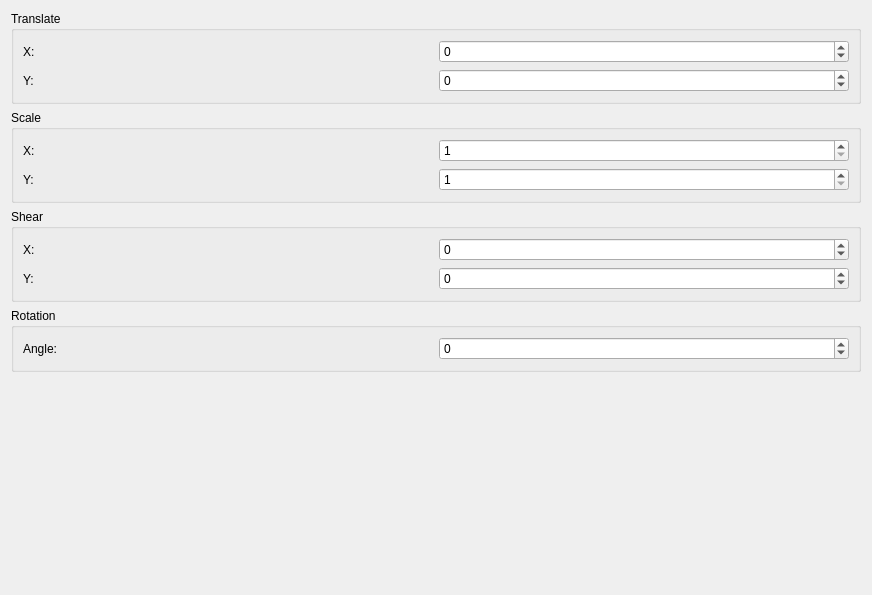
<?xml version="1.0" encoding="UTF-8"?>
<ui version="4.0">
 <class>Widget</class>
 <widget class="QWidget" name="Widget">
  <property name="geometry">
   <rect>
    <x>0</x>
    <y>0</y>
    <width>872</width>
    <height>595</height>
   </rect>
  </property>
  <property name="windowTitle">
   <string>Widget</string>
  </property>
  <layout class="QHBoxLayout" name="horizontalLayout_9">
   <item>
    <layout class="QVBoxLayout" name="viewLayout"/>
   </item>
   <item>
    <layout class="QVBoxLayout" name="verticalLayout_5">
     <item>
      <widget class="QGroupBox" name="groupBox">
       <property name="title">
        <string>Translate</string>
       </property>
       <layout class="QVBoxLayout" name="verticalLayout">
        <item>
         <layout class="QHBoxLayout" name="horizontalLayout">
          <item>
           <widget class="QLabel" name="label">
            <property name="text">
             <string>X:</string>
            </property>
           </widget>
          </item>
          <item>
           <widget class="QSpinBox" name="xTranslateSpinbox">
            <property name="minimum">
             <number>-99</number>
            </property>
           </widget>
          </item>
         </layout>
        </item>
        <item>
         <layout class="QHBoxLayout" name="horizontalLayout_2">
          <item>
           <widget class="QLabel" name="label_2">
            <property name="text">
             <string>Y:</string>
            </property>
           </widget>
          </item>
          <item>
           <widget class="QSpinBox" name="yTranslateSpinbox">
            <property name="minimum">
             <number>-99</number>
            </property>
           </widget>
          </item>
         </layout>
        </item>
       </layout>
      </widget>
     </item>
     <item>
      <widget class="QGroupBox" name="groupBox_2">
       <property name="title">
        <string>Scale</string>
       </property>
       <layout class="QVBoxLayout" name="verticalLayout_2">
        <item>
         <layout class="QHBoxLayout" name="horizontalLayout_4">
          <item>
           <widget class="QLabel" name="label_3">
            <property name="text">
             <string>X:</string>
            </property>
           </widget>
          </item>
          <item>
           <widget class="QSpinBox" name="xScaleSpinbox">
            <property name="minimum">
             <number>1</number>
            </property>
           </widget>
          </item>
         </layout>
        </item>
        <item>
         <layout class="QHBoxLayout" name="horizontalLayout_5">
          <item>
           <widget class="QLabel" name="label_4">
            <property name="text">
             <string>Y:</string>
            </property>
           </widget>
          </item>
          <item>
           <widget class="QSpinBox" name="yScaleSpinbox">
            <property name="minimum">
             <number>1</number>
            </property>
           </widget>
          </item>
         </layout>
        </item>
       </layout>
      </widget>
     </item>
     <item>
      <widget class="QGroupBox" name="groupBox_3">
       <property name="title">
        <string>Shear</string>
       </property>
       <layout class="QVBoxLayout" name="verticalLayout_3">
        <item>
         <layout class="QHBoxLayout" name="horizontalLayout_6">
          <item>
           <widget class="QLabel" name="label_5">
            <property name="text">
             <string>X:</string>
            </property>
           </widget>
          </item>
          <item>
           <widget class="QSpinBox" name="xShearSpinbox">
            <property name="minimum">
             <number>-99</number>
            </property>
           </widget>
          </item>
         </layout>
        </item>
        <item>
         <layout class="QHBoxLayout" name="horizontalLayout_7">
          <item>
           <widget class="QLabel" name="label_6">
            <property name="text">
             <string>Y:</string>
            </property>
           </widget>
          </item>
          <item>
           <widget class="QSpinBox" name="yShearSpinbox">
            <property name="minimum">
             <number>-99</number>
            </property>
           </widget>
          </item>
         </layout>
        </item>
       </layout>
      </widget>
     </item>
     <item>
      <widget class="QGroupBox" name="groupBox_4">
       <property name="title">
        <string>Rotation</string>
       </property>
       <layout class="QVBoxLayout" name="verticalLayout_4">
        <item>
         <layout class="QHBoxLayout" name="horizontalLayout_8">
          <item>
           <widget class="QLabel" name="label_7">
            <property name="text">
             <string>Angle:</string>
            </property>
           </widget>
          </item>
          <item>
           <widget class="QSpinBox" name="rotationSpinBox">
            <property name="minimum">
             <number>-99</number>
            </property>
           </widget>
          </item>
         </layout>
        </item>
       </layout>
      </widget>
     </item>
     <item>
      <spacer name="verticalSpacer">
       <property name="orientation">
        <enum>Qt::Vertical</enum>
       </property>
       <property name="sizeHint" stdset="0">
        <size>
         <width>20</width>
         <height>40</height>
        </size>
       </property>
      </spacer>
     </item>
    </layout>
   </item>
  </layout>
 </widget>
 <resources/>
 <connections/>
</ui>
